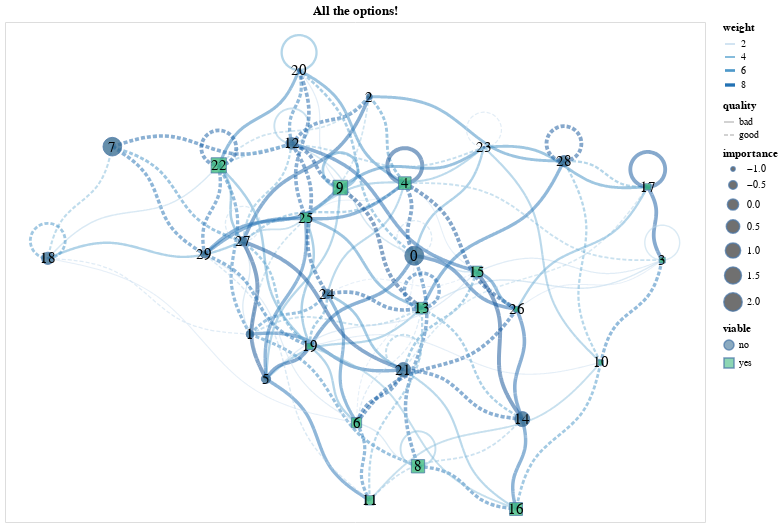

This figure's notebook cell:
### Markdown cell above
Finally, play around with all the arguments (your IDE will likely describe them on hover and show their default values by hovering on the function):

### Code cell
anx.draw_networkx(G, pos,
    node_subset = None, edge_subset = None, show_orphans = True, show_self_loops = True,
    node_size = 'importance', node_outline_width = 1., node_shape = 'viable', node_colour = 'viable', node_cmap = 'viridis', node_alpha = .75,
    node_label = 'node', node_font_size = 15, node_font_colour = 'black', node_tooltip = ['name', 'importance', 'viable'], node_legend = True,
    edge_width = 'weight', edge_dash_and_gap_lengths = 'quality', edge_colour = 'weight', edge_cmap = 'blues', edge_alpha = .5,
    edge_tooltip = ['pair', 'weight'], edge_legend = True,
    loop_radius = .04, loop_angle = 90., loop_n_points = 30,
    curved_edges = True, edge_control_points = [(0.333, 0.1), (0.666, -0.1)], edge_interpolation = 'basis',
    arrow_width = 2, arrow_length = .1, arrow_length_is_relative = True, arrow_colour = 'black', arrow_cmap = None, arrow_alpha = 1., arrow_legend = False,
    chart_width = 700, chart_height = 500, chart_padding = .02
).properties(title = 'All the options!').interactive()

### Figure 1 — Vega-Lite specification as saved in the notebook (floating-point values rounded to 4 significant figures; data arrays with more than 128 entries replaced by an {"elided": "..."} marker saying what was removed)
{"config": {"view": {"continuousWidth": 300, "continuousHeight": 300}}, "layer": [{"data": {"name": "data-6f2ec620bb93de23c2de0cae4d346113"}, "mark": {"type": "line", "interpolate": "basis", "opacity": 0.5}, "encoding": {"color": {"field": "weight", "legend": {}, "scale": {"scheme": "blues"}, "type": "quantitative"}, "detail": {"field": "edge", "type": "quantitative"}, "order": {"field": "order", "type": "quantitative"}, "strokeDash": {"field": "quality", "legend": {}, "type": "nominal"}, "strokeWidth": {"field": "weight", "legend": {}, "type": "quantitative"}, "tooltip": [{"field": "pair", "type": "nominal"}, {"field": "weight", "type": "quantitative"}], "x": {"axis": null, "field": "x", "type": "quantitative"}, "y": {"axis": null, "field": "y", "type": "quantitative"}}, "name": "view_27"}, {"data": {"name": "data-237eb607691c6dbfe2f7a71a3340a7f5"}, "mark": {"type": "point", "opacity": 0.75, "strokeWidth": 1.0}, "encoding": {"fill": {"field": "viable", "scale": {"scheme": "viridis"}, "type": "nominal"}, "shape": {"field": "viable", "legend": {}, "type": "nominal"}, "size": {"field": "importance", "legend": {}, "type": "quantitative"}, "tooltip": [{"field": "name", "type": "quantitative"}, {"field": "importance", "type": "quantitative"}, {"field": "viable", "type": "nominal"}], "x": {"axis": null, "field": "x", "type": "quantitative"}, "y": {"axis": null, "field": "y", "type": "quantitative"}}}, {"data": {"name": "data-237eb607691c6dbfe2f7a71a3340a7f5"}, "mark": {"type": "text", "baseline": "middle", "fill": "black", "size": 15}, "encoding": {"text": {"field": "node", "type": "quantitative"}, "x": {"axis": null, "field": "x", "type": "quantitative"}, "y": {"axis": null, "field": "y", "type": "quantitative"}}}], "encoding": {"x": {"scale": {"domain": [-0.09743, 1.497]}}, "y": {"scale": {"domain": [-0.02959, 1.11]}}}, "height": 500, "params": [{"name": "param_74", "select": {"type": "interval", "encodings": ["x", "y"]}, "bind": "scales", "views": ["view_27"]}], "title": "All the options!", "width": 700, "$schema": "https://vega.github.io/schema/vega-lite/v5.17.0.json", "datasets": {"data-6f2ec620bb93de23c2de0cae4d346113": {"elided": "889 records"}, "data-237eb607691c6dbfe2f7a71a3340a7f5": [{"node": 0, "x": 0.8352, "y": 0.5772, "importance": 2.205, "name": 311, "viable": "no"}, {"node": 1, "x": 0.4607, "y": 0.3984, "importance": -0.6181, "name": 859, "viable": "no"}, {"node": 2, "x": 0.7328, "y": 0.9397, "importance": -0.8584, "name": 873, "viable": "no"}, {"node": 3, "x": 1.4, "y": 0.567, "importance": -0.8551, "name": 324, "viable": "yes"}, {"node": 4, "x": 0.8135, "y": 0.7425, "importance": 0.3203, "name": 189, "viable": "yes"}, {"node": 5, "x": 0.4973, "y": 0.2964, "importance": -0.3685, "name": 901, "viable": "no"}, {"node": 6, "x": 0.7035, "y": 0.1966, "importance": -0.2005, "name": 958, "viable": "yes"}, {"node": 7, "x": 0.1471, "y": 0.8255, "importance": 2.094, "name": 71, "viable": "no"}, {"node": 8, "x": 0.8435, "y": 0.09739, "importance": 0.4885, "name": 130, "viable": "yes"}, {"node": 9, "x": 0.6666, "y": 0.7324, "importance": 0.8088, "name": 467, "viable": "yes"}, {"node": 10, "x": 1.26, "y": 0.3338, "importance": -0.9254, "name": 229, "viable": "yes"}, {"node": 11, "x": 0.7334, "y": 0.01976, "importance": -0.3803, "name": 643, "viable": "yes"}, {"node": 12, "x": 0.5559, "y": 0.8329, "importance": 0.1057, "name": 582, "viable": "no"}, {"node": 13, "x": 0.8521, "y": 0.4578, "importance": 0.06171, "name": 899, "viable": "yes"}, {"node": 14, "x": 1.081, "y": 0.2049, "importance": 0.9439, "name": 9, "viable": "no"}, {"node": 15, "x": 0.9774, "y": 0.541, "importance": -0.08789, "name": 478, "viable": "yes"}, {"node": 16, "x": 1.067, "y": 0.0, "importance": 0.3773, "name": 404, "viable": "yes"}, {"node": 17, "x": 1.367, "y": 0.7339, "importance": -0.8197, "name": 850, "viable": "yes"}, {"node": 18, "x": 0.0, "y": 0.5712, "importance": 0.2318, "name": 415, "viable": "no"}, {"node": 19, "x": 0.5973, "y": 0.3705, "importance": -0.811, "name": 643, "viable": "yes"}, {"node": 20, "x": 0.5726, "y": 1.0, "importance": -1.067, "name": 308, "viable": "no"}, {"node": 21, "x": 0.8104, "y": 0.3172, "importance": 0.8293, "name": 553, "viable": "no"}, {"node": 22, "x": 0.3896, "y": 0.7829, "importance": 0.994, "name": 988, "viable": "yes"}, {"node": 23, "x": 0.9939, "y": 0.8244, "importance": -1.139, "name": 202, "viable": "no"}, {"node": 24, "x": 0.6365, "y": 0.4901, "importance": -0.3595, "name": 181, "viable": "no"}, {"node": 25, "x": 0.5872, "y": 0.6641, "importance": -0.2157, "name": 874, "viable": "yes"}, {"node": 26, "x": 1.069, "y": 0.4551, "importance": -0.8706, "name": 781, "viable": "yes"}, {"node": 27, "x": 0.4444, "y": 0.6099, "importance": -0.3902, "name": 837, "viable": "no"}, {"node": 28, "x": 1.176, "y": 0.7926, "importance": -0.02352, "name": 3, "viable": "no"}, {"node": 29, "x": 0.3569, "y": 0.5805, "importance": -0.65, "name": 293, "viable": "no"}]}}
